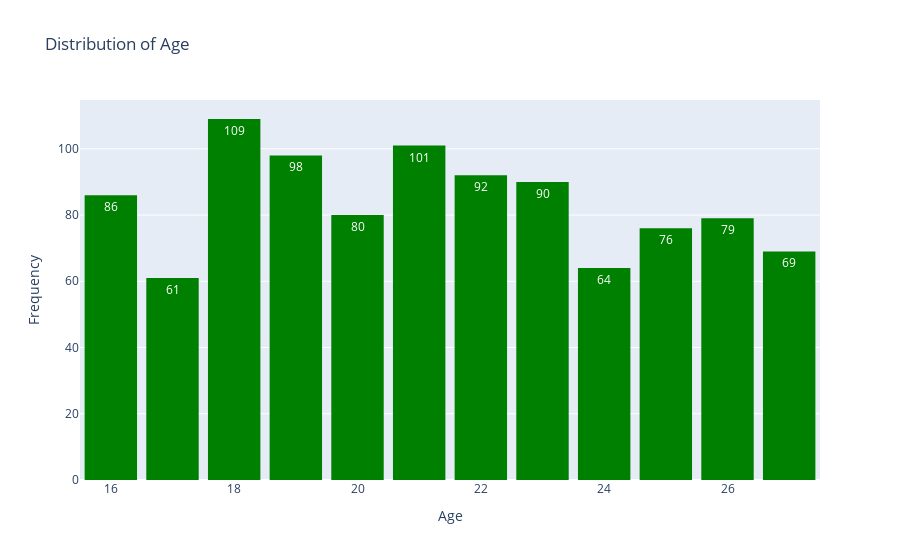

The notebook cell saved with this chart:
### Code cell
# Create a histogram of the age distribution.
fig = px.histogram(df, x="Age", title="Distribution of Age")

# Add a title and labels for the x-axis and y-axis.
fig.update_xaxes(title_text="Age")
fig.update_yaxes(title_text="Frequency")

# Calculate the total frequency and add text above each bar.
total_freq = df["Age"].count()
fig.update_traces(texttemplate="%{y}", textposition="inside")

# Change the color of the histogram bars to green.
fig.update_traces(marker_color="green")

# Add space between the bars.
fig.update_layout(bargap=0.15)

# Show the plot.
fig.show()

### Figure 1 — Plotly figure (JSON) as saved in the notebook; plotly's stock layout.template omitted (floating-point values rounded to 4 significant figures; data arrays with more than 128 entries replaced by an {"elided": "..."} marker saying what was removed)
{"data": [{"alignmentgroup": "True", "bingroup": "x", "hovertemplate": "Age=%{x}<br>count=%{y}<extra></extra>", "legendgroup": "", "marker": {"color": "green", "pattern": {"shape": ""}}, "name": "", "offsetgroup": "", "orientation": "v", "showlegend": false, "textposition": "inside", "texttemplate": "%{y}", "type": "histogram", "x": {"elided": "1005 int values"}, "xaxis": "x", "yaxis": "y"}], "layout": {"bargap": 0.15, "barmode": "relative", "legend": {"tracegroupgap": 0}, "title": {"text": "Distribution of Age"}, "xaxis": {"anchor": "y", "domain": [0, 1], "title": {"text": "Age"}}, "yaxis": {"anchor": "x", "domain": [0, 1], "title": {"text": "Frequency"}}}}
